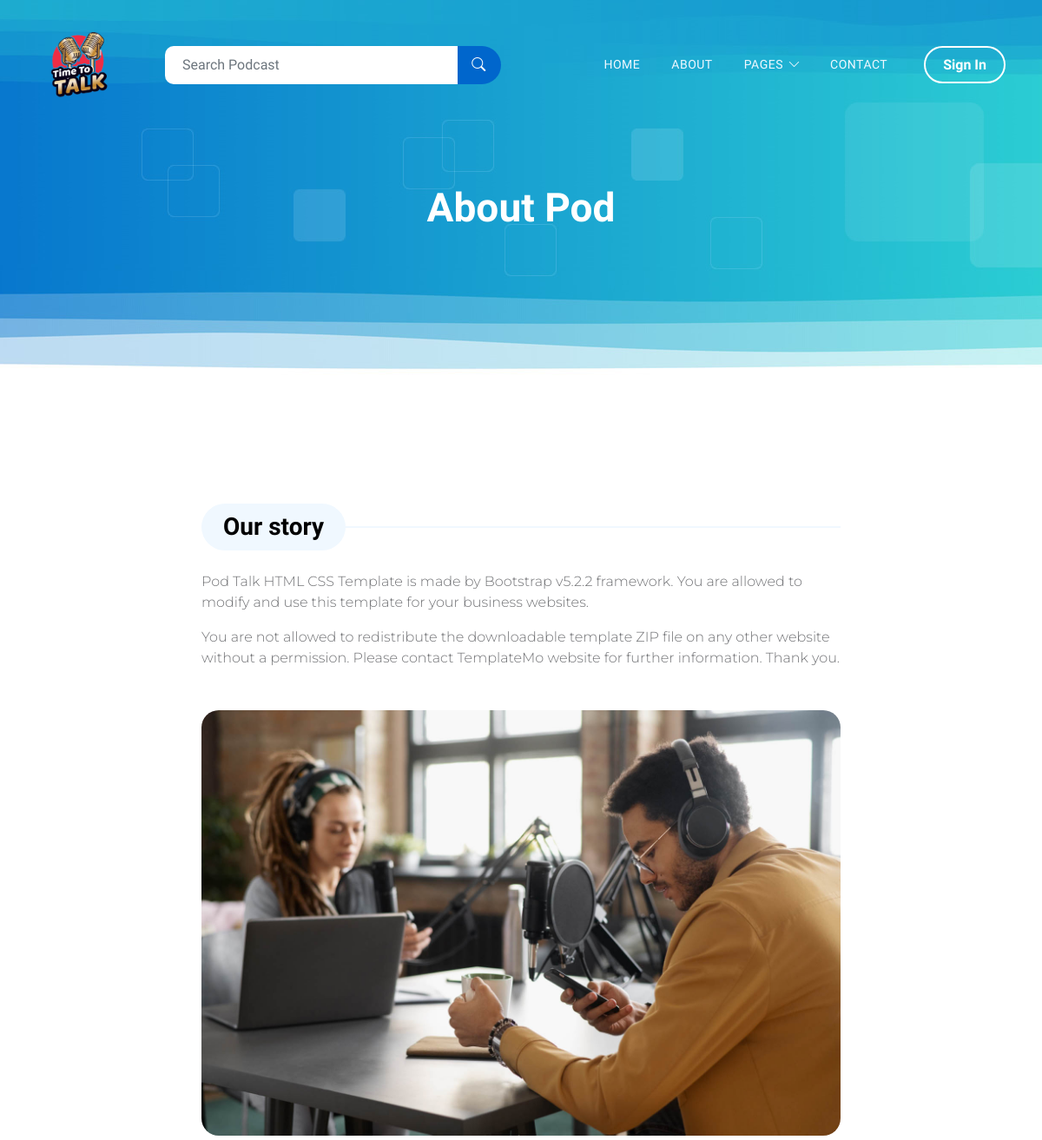
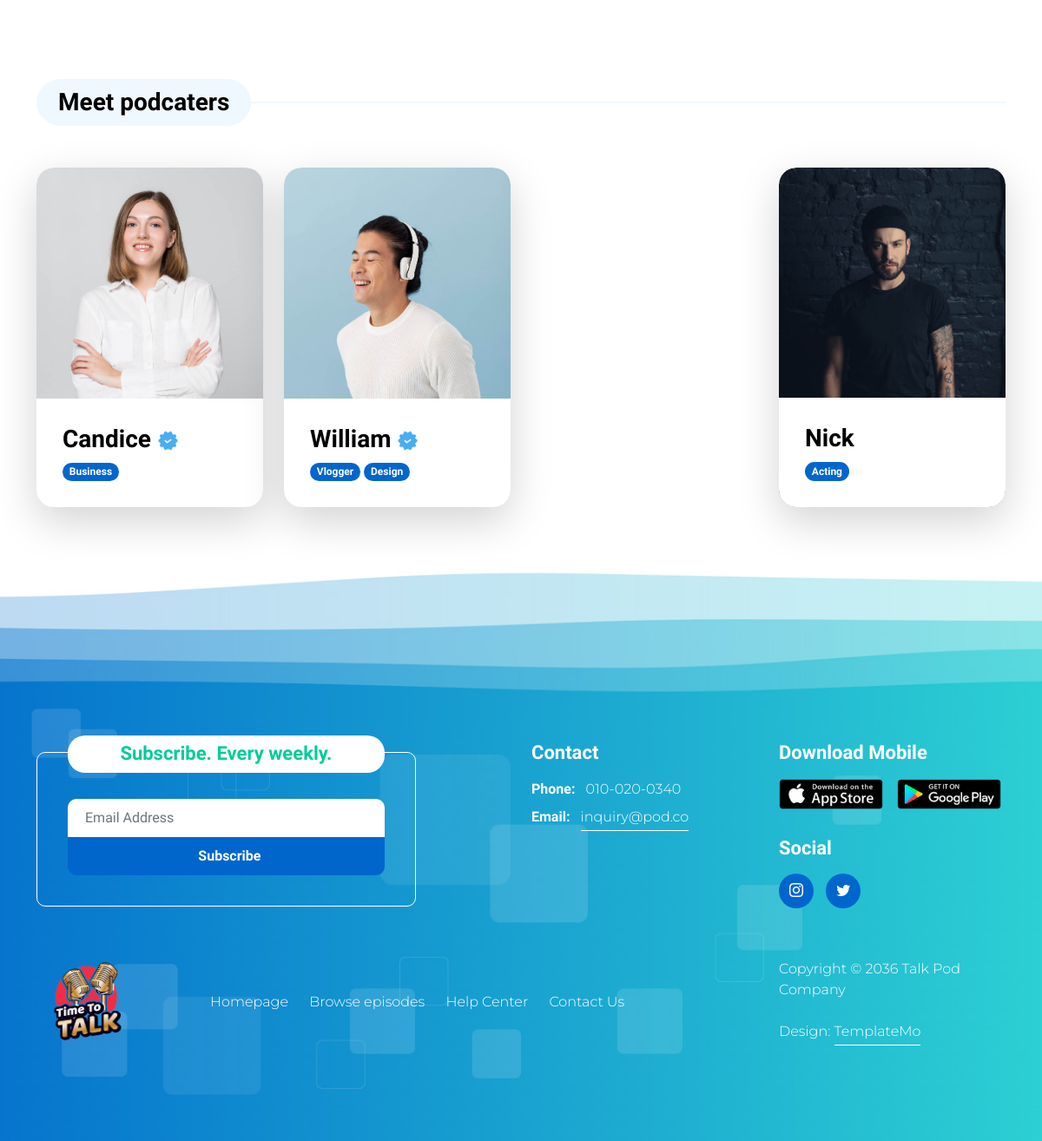
The page /about/ on the database its author committed (2 pictures, top to bottom).
### pages/models.py (models this page shows, shortened)
class HomeCarusel(models.Model):
    name = models.CharField('HomeCarusel name', max_length=40)
    img = models.ImageField('HomeCarusel image', upload_to='media')
    info1 = models.CharField('HomeCarusel info_1', max_length=15)
    info2 = models.CharField('HomeCarusel info_2', max_length=15, blank = True)
    boolean = models.BooleanField('Nout bool')
    ''' verified = models.ImageField('HomeCarusel verified image', upload_to='media', blank=True) '''

### pages/views.py (the view)
# urls.py: path('about/', views.about, name='about'),
def about(request):
    about_podcaster_list=HomeCarusel.objects.all()[:4]
    return render(request, 'pages/about.html', context={'about_podcaster':about_podcaster_list})

### pages/templates/pages/about.html (shortened to what this page needs)
{% extends 'pages/base.html' %}
{% block body %}
            <header class="site-header d-flex flex-column justify-content-center align-items-center">
                <div class="container">
                    <div class="row">
                        <div class="col-lg-12 col-12 text-center">
                            <h2 class="mb-0">About Pod</h2>
                        </div>
                    </div>
                </div>
            </header>
            <section class="about-section section-padding" id="section_2">
                <div class="container">
                    <div class="row">
                        <div class="col-lg-8 col-12 mx-auto">
                            <div class="pb-5 mb-5">
                                <div class="section-title-wrap mb-4">
                                    <h4 class="section-title">Our story</h4>
                                </div>
                                <p>Pod Talk HTML CSS Template is made by Bootstrap v5.2.2 framework. You are allowed to modify and use this template for your business websites.</p>
                                <p>You are not allowed to redistribute the downloadable template ZIP file on any other website without a permission. Please contact TemplateMo website for further information. Thank you.</p>
                                <img src="../../static/images/medium-shot-young-people-recording-podcast.jpg" class="about-image mt-5 img-fluid" alt="">
                            </div>
                        </div>
                        <div class="col-lg-12 col-12">
                            <div class="section-title-wrap mb-5">
                                <h4 class="section-title">Meet podcaters</h4>
                            </div>
                        </div>
                        {% for i in about_podcaster %}
                        <div class="col-lg-3 col-md-6 col-12">
                            <div class="team-thumb bg-white shadow-lg">
                                <img src="{{ i.img.url }}" class="about-image img-fluid" alt="">
                                <div class="team-info">
                                    <h4 class="mb-2">
                                        {{ i.name }}
                                    {% if i.boolean %}
                                        <img width="25px" src="../../../media/media/verified.png" class="owl-carousel-verified-image img-fluid" alt="">
                                    {% endif %}
                                    </h4>
                                    <span class="badge">{{ i.info1 }}</span>
                                    <span class="badge">{{ i.info2 }}</span>
                                </div>
                                <div class="social-share">
                                </div>
                            </div>
                        </div>
                        {% endfor %}
                    </div>
                </div>
            </section>
{% endblock %}

### pages/static/css/templatemo-pod-talk.css (style rules this page uses)
:root { --white-color: #ffffff; --primary-color: #00CC99; --secondary-color: #0066CC; --section-bg-color: #f0f8ff; --custom-btn-bg-color: #0066CC; --custom-btn-bg-hover-color: #00CC99; --dark-color: #000000; --p-color: #717275; --border-color: #7fffd4; --link-hover-color: #0066CC; --body-font-family: 'Montserrat', sans-serif; --title-font-family: 'Sono', sans-serif; --h1-font-size: 58px; --h2-font-size: 46px; --h3-font-size: 32px; --h4-font-size: 28px; --h5-font-size: 24px; --h6-font-size: 22px; --p-font-size: 16px; --menu-font-size: 14px; --border-radius-large: 100px; --border-radius-medium: 20px; --border-radius-small: 10px; --font-weight-light: 300; --font-weight-normal: 400; --font-weight-medium: 500; --font-weight-semibold: 600; --font-weight-bold: 700; }
body { background-color: var(--white-color); font-family: var(--body-font-family); }
h2, h3, h4, h5, h6 { color: var(--dark-color); }
h1, h2, h3, h4, h5, h6 { font-family: var(--title-font-family); font-weight: var(--font-weight-semibold); }
h2 { font-size: var(--h2-font-size); font-weight: var(--font-weight-bold); }
h4 { font-size: var(--h4-font-size); }
p { color: var(--p-color); font-size: var(--p-font-size); font-weight: var(--font-weight-light); }
.section-title-wrap { position: relative; }
.section-title-wrap::after { content: ""; background: var(--section-bg-color); width: 100%; height: 2px; position: absolute; top: 50%; left: 50%; transform: translate(-50%, -50%); pointer-events: none; }
.section-title { background: var(--section-bg-color); border-radius: var(--border-radius-large); display: inline-block; position: relative; z-index: 2; margin-bottom: 0; padding: 10px 25px; }
.section-padding { padding-top: 100px; padding-bottom: 100px; }
.site-header { background-image: url('../images/templatemo-wave-header.jpg'), linear-gradient(#348CD2, #FFFFFF);; background-repeat: no-repeat; background-size: cover; background-position: center; min-height: 480px; position: relative; }
.site-header h2 { color: var(--white-color); }
.badge { background-color: var(--custom-btn-bg-color); font-family: var(--title-font-family); border-radius: var(--border-radius-large); color: var(--white-color); padding-bottom: 5px; }
.owl-carousel-info-wrap .social-share, .team-thumb .social-share { position: absolute; right: 0; bottom: 0; }
.about-image { border-radius: var(--border-radius-medium); display: block; }
.team-thumb { border-radius: var(--border-radius-medium); position: relative; overflow: hidden; }
.team-info { background-color: var(--white-color); position: absolute; bottom: 0; right: 0; left: 0; padding: 30px; }

### rows shown on the page
HomeCarusel: img (picture), name "Candice", boolean True (drawn), info1 "Business"
HomeCarusel: img (picture), name "William", boolean True (drawn), info1 "Vlogger", info2 "Design"
HomeCarusel: img (picture), name "Nick", info1 "Acting"
